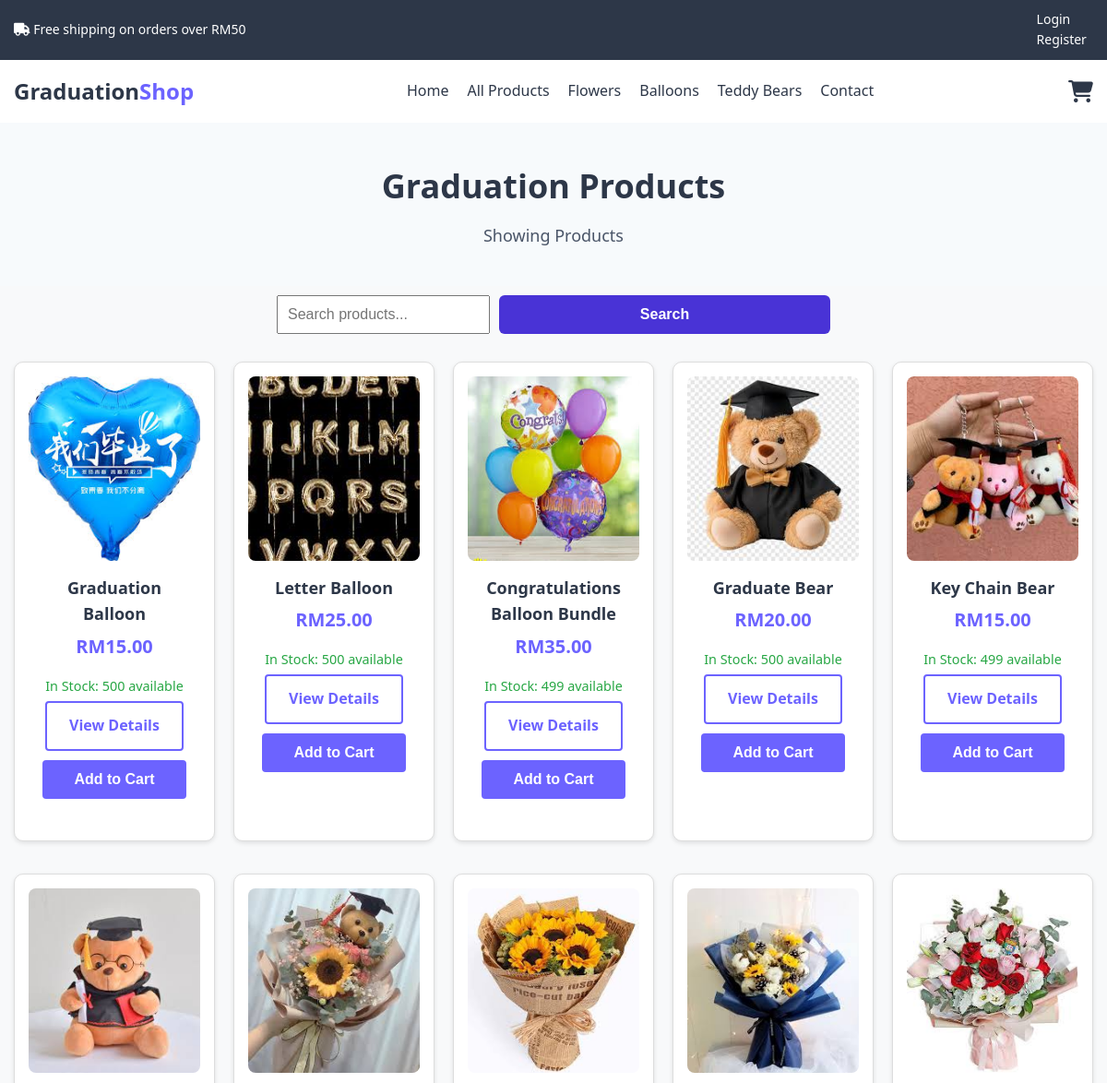
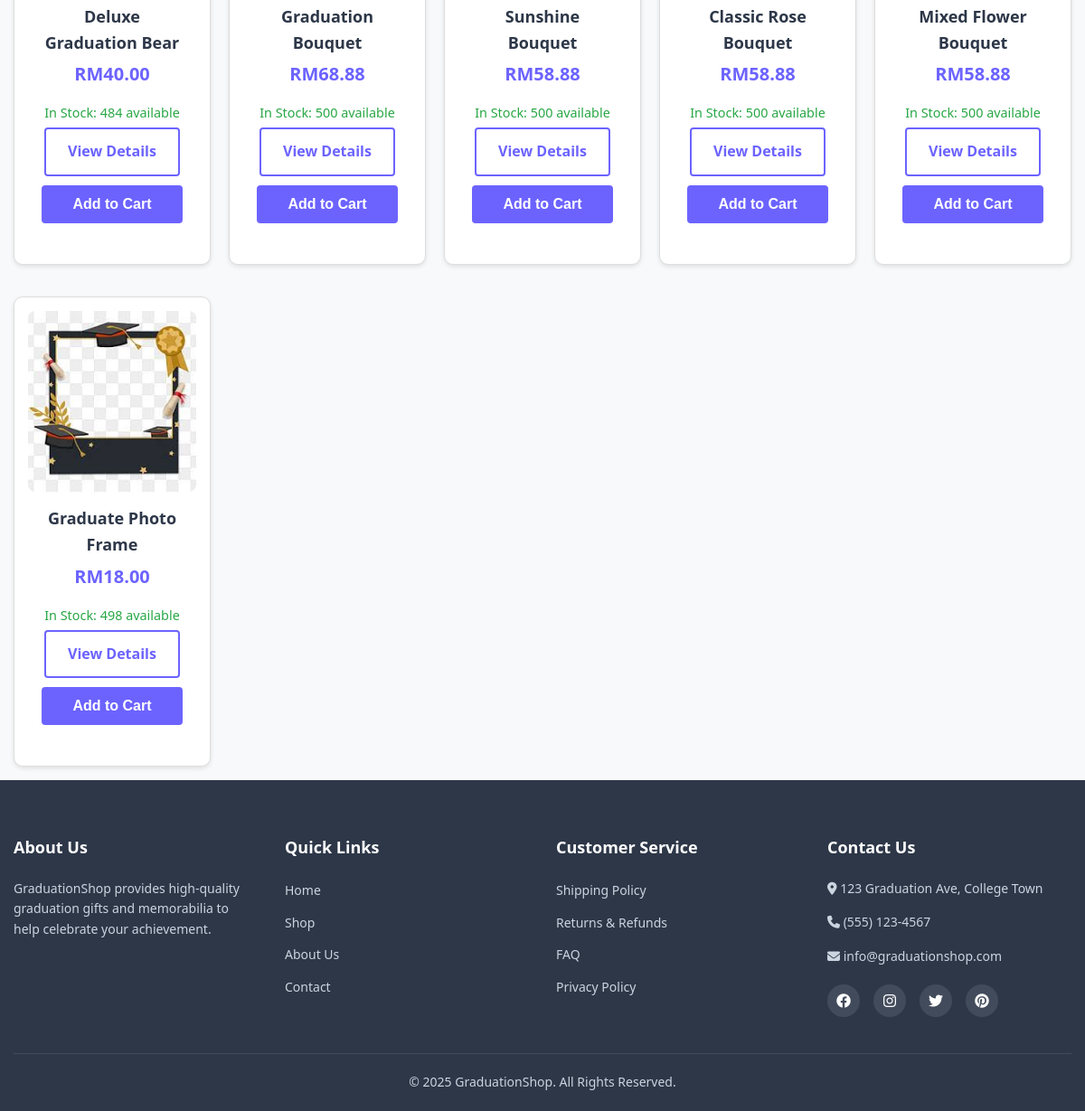
The app's page /Flower2/products.php with its own data (2 pictures, top to bottom).
### tables this page shows
CREATE TABLE `product` (
  `productid` int(11) NOT NULL,
  `productname` varchar(200) NOT NULL,
  `description` text DEFAULT NULL,
  `price` decimal(10,2) NOT NULL,
  `imagepath` varchar(100) NOT NULL,
  `category` varchar(50) NOT NULL,
  `stock_quantity` int(11) NOT NULL DEFAULT 100
);

### Flower2/products.php (the view, shortened to what this page needs)
<?php
include("includes/header.php");
include("includes/db_connect.php");
$category_filter = '';
$search_query = '';
$search_sql_filter = '';
$items_per_page = 12;
$page = isset($_GET['page']) ? (int)$_GET['page'] : 1;
$offset = ($page - 1) * $items_per_page;
$sql = "SELECT * FROM product $category_filter $search_sql_filter LIMIT $items_per_page OFFSET $offset";
$result = mysqli_query($conn, $sql);
?>
<div class="page-header">
<link rel="stylesheet" href="css/product.css">
    <div class="container">
        <h1>Graduation Products</h1>
        <p>Showing Products</p>
    </div>
</div>
<div class="search-bar-wrapper text-center mb-4">
    <form action="products.php" method="get" class="search-form">
        <input type="text" name="search" placeholder="Search products..." value="<?php echo htmlspecialchars($search_query); ?>" class="search-input">
        <button type="submit" class="btn btn-primary">Search</button>
    </form>
</div>
<div class="products-section">
    <div class="container">
        <div class="products-grid">
            <?php
            if ($result->num_rows > 0) {
                while ($row = $result->fetch_assoc()) {
                    echo '<div class="product-card">';
                    echo '<img src="' . $row["imagepath"] . '" alt="' . htmlspecialchars($row["productname"]) . '">';
                    echo '<h3>' . htmlspecialchars($row["productname"]) . '</h3>';
                    echo '<p class="price">RM' . number_format($row["price"], 2) . '</p>';
                    if ($row["stock_quantity"] > 10) {
                        echo '<p class="stock-info in-stock">In Stock: ' . $row["stock_quantity"] . ' available</p>';
                    } elseif ($row["stock_quantity"] > 0) {
                        echo '<p class="stock-info low-stock">Low Stock: Only ' . $row["stock_quantity"] . ' left</p>';
                    } else {
                        echo '<p class="stock-info out-of-stock">Out of Stock</p>';
                    }
                    echo '<a href="product_details.php?id=' . $row["productid"] . '" class="btn-secondary">View Details</a>';
                    echo '<form class="add-to-cart-form" data-product-id="' . $row["productid"] . '">';
                    if ($row["stock_quantity"] > 0) {
                        echo '<button type="submit" class="btn-primary">Add to Cart</button>';
                    } else {
                        echo '<button type="button" class="btn-primary btn-disabled" disabled>Out of Stock</button>';
                    }
                    echo '</form>';
                    echo '</div>';
                }
            } else {
                echo "<p class='no-products'>No products found</p>";
            }
            ?>
        </div>
    </div>
</div>
<?php
include("includes/footer.php");
?>

### Flower2/includes/header.php (shortened to what this page needs)
<?php
include("includes/db_connect.php");
?>
<!DOCTYPE html>
<html lang="en">
<head>
    <link rel="stylesheet" href="css/styles.css">
    <link rel="stylesheet" href="css/mobile.css">
    <link rel="stylesheet" href="https://cdnjs.cloudflare.com/ajax/libs/font-awesome/6.2.0/css/all.min.css">
</head>
<body>
    <header>
        <?php if(isset($_SESSION['admin_id'])): ?>
<div class="admin-navbar">
    <div class="admin-logo">
        <h2>Admin Panel</h2>
    </div>
    <nav class="admin-nav">
        <ul>
        <li<?php echo (basename($_SERVER['PHP_SELF']) == 'admin.php') ? ' class="active"' : ''; ?>><a href="admin.php"><i class="fas fa-box"></i> Dashboard</a></li>
        <li<?php echo (basename($_SERVER['PHP_SELF']) == 'admin_products.php') ? ' class="active"' : ''; ?>><a href="admin_products.php"><i class="fas fa-box"></i> Products</a></li>
            <li<?php echo (basename($_SERVER['PHP_SELF']) == 'admin_orders.php') ? ' class="active"' : ''; ?>><a href="admin_orders.php"><i class="fas fa-shopping-bag"></i> Orders</a></li>
            <li<?php echo (basename($_SERVER['PHP_SELF']) == 'admin_customers.php') ? ' class="active"' : ''; ?>><a href="admin_customers.php"><i class="fas fa-users"></i> Customers</a></li>
            <li<?php echo (basename($_SERVER['PHP_SELF']) == 'admin_chat.php') ? ' class="active"' : ''; ?>><a href="admin_chat.php"><i class="fas fa-comments"></i> Chat Support
                <?php
                if(isset($conn)) {
                    $unread_query = "SELECT COUNT(*) as count FROM chat_messages cm JOIN chat_sessions cs ON cm.session_id = cs.session_id WHERE cs.status = 'active' AND cm.sender_type = 'user' AND cm.is_read = 0";
                    $unread_result = $conn->query($unread_query);
                    $unread_count = $unread_result->fetch_assoc()['count'];
                    if($unread_count > 0): ?>
                        <span class="badge badge-danger"><?php echo $unread_count; ?></span>
                    <?php endif;
                }
                ?>
            </a></li>
            <li><a href="admin_logout.php"><i class="fas fa-sign-out-alt"></i> Logout</a></li>
        </ul>
    </nav>
    <div class="admin-user">
        <span>Welcome, Admin</span>
        <a href="admin_logout.php" class="btn-outline-small">Logout</a>
    </div>
</div>
        <?php else: ?>
        <div class="top-bar">
            <div class="container">
                <p><i class="fas fa-truck"></i> Free shipping on orders over RM50</p>
                <div class="top-bar-links">
                <ul>
                <?php if(!empty($_SESSION['first_name'])): ?>
                    <li><a href="myAccount.php">My Account</a></li>
                    <li><a href="logout.php">Logout</a></li>
                <?php else: ?>
                    <li><a href="login.php">Login</a></li>
                    <li><a href="register.php">Register</a></li>
                <?php endif; ?>
                </ul>
            </div>
            </div>
        </div>
        <nav class="main-nav">
            <div class="container">
                <a href="index.php" class="logo">Graduation<span>Shop</span></a>
                <ul class="nav-links">
                    <li><a href="index.php">Home</a></li>
                    <li><a href="products.php">All Products</a></li>
                    <li><a href="products.php?category=flowers">Flowers</a></li>
                    <li><a href="products.php?category=balloons">Balloons</a></li>
                    <li><a href="products.php?category=bears">Teddy Bears</a></li>
                    <li><a href="contact.php">Contact</a></li>
                </ul>
                <div class="nav-icons">
                    <a href="cart.php" class="cart-icon">
                        <i class="fas fa-shopping-cart"></i>
                    </a>
                </div>
            </div>
        </nav>
        <?php endif; ?>
    </header>
    <main>
    <?php if(!isset($_SESSION['admin_id'])): ?>
    <div class="main-content">
    <?php endif; ?>

### Flower2/includes/footer.php (shortened to what this page needs)
<?php if(!isset($_SESSION['admin_id'])): ?>
        </div>
    </main>
    <footer>
        <div class="container">
            <div class="footer-columns">
                <div class="footer-column">
                    <h3>About Us</h3>
                    <p>GraduationShop provides high-quality graduation gifts and memorabilia to help celebrate your achievement.</p>
                </div>
                <div class="footer-column">
                    <h3>Quick Links</h3>
                    <ul>
                        <li><a href="index.php">Home</a></li>
                        <li><a href="products.php">Shop</a></li>
                        <li><a href="index.php">About Us</a></li>
                        <li><a href="contact.php">Contact</a></li>
                    </ul>
                </div>
                <div class="footer-column">
                    <h3>Customer Service</h3>
                    <ul>
                        <li><a href="shipping.php">Shipping Policy</a></li>
                        <li><a href="returns.php">Returns & Refunds</a></li>
                        <li><a href="faq.php">FAQ</a></li>
                        <li><a href="privacy.php">Privacy Policy</a></li>
                    </ul>
                </div>
                <div class="footer-column">
                    <h3>Contact Us</h3>
                    <p><i class="fas fa-map-marker-alt"></i> 123 Graduation Ave, College Town</p>
                    <p><i class="fas fa-phone"></i> (555) 123-4567</p>
                    <p><i class="fas fa-envelope"></i> info@graduationshop.com</p>
                    <div class="social-icons">
                        <a href="#"><i class="fab fa-facebook"></i></a>
                        <a href="#"><i class="fab fa-instagram"></i></a>
                        <a href="#"><i class="fab fa-twitter"></i></a>
                        <a href="#"><i class="fab fa-pinterest"></i></a>
                    </div>
                </div>
            </div>
            <div class="footer-bottom">
                <p>&copy; <?php echo date("Y"); ?> GraduationShop. All Rights Reserved.</p>
            </div>
        </div>
    </footer>
<?php endif; ?>
</body>
</html>

### Flower2/css/styles.css (style rules this page uses)
:root { --primary-color: #6C63FF; --secondary-color: #FF6584; --dark-color: #2D3748; --light-color: #F7FAFC; --success-color: #48BB78; --error-color: #F56565; --text-color: #4A5568; --border-color: #E2E8F0; --grad-gold: #D4AF37; --grad-silver: #C0C0C0; }
* { margin: 0; padding: 0; box-sizing: border-box; }
body { font-family: 'Segoe UI', Tahoma, Geneva, Verdana, sans-serif; line-height: 1.6; color: var(--text-color); background-color: #F8F9FA; }
.container { width: 100%; max-width: 1200px; margin: 0 auto; padding: 0 15px; }
a { text-decoration: none; color: var(--primary-color); transition: color 0.3s; }
img { max-width: 100%; height: auto; }
ul { list-style: none; }
button { cursor: pointer; }
.btn-primary, .btn-secondary { display: inline-block; padding: 12px 24px; border-radius: 4px; font-weight: 600; text-align: center; transition: all 0.3s; border: none; font-size: 16px; }
.btn-primary { background-color: var(--primary-color); color: white; }
.btn-secondary { background-color: white; color: var(--primary-color); border: 2px solid var(--primary-color); }
header { background-color: white; box-shadow: 0 2px 5px rgba(0,0,0,0.1); }
.top-bar { background-color: var(--dark-color); color: white; padding: 10px 0; font-size: 14px; }
.top-bar .container { display: flex; justify-content: space-between; align-items: center; }
.top-bar-links a { color: white; margin-left: 850px; }
.main-nav { padding: 15px 0; }
.main-nav .container { display: flex; justify-content: space-between; align-items: center; }
.logo { font-size: 24px; font-weight: 700; color: var(--dark-color); }
.logo span { color: var(--primary-color); }
.nav-links { display: flex; }
.nav-links li { margin-left: 20px; }
.nav-links a { color: var(--dark-color); font-weight: 500; }
.cart-icon { position: relative; font-size: 24px; color: var(--dark-color); }
.product-card { background-color: white; border-radius: 8px; overflow: hidden; box-shadow: 0 2px 10px rgba(0, 0, 0, 0.1); transition: transform 0.3s; display: flex; flex-direction: column; align-items: center; padding-bottom: 15px; }
.product-card img { width: 100%; height: 200px; object-fit: cover; }
.product-card h3 { padding: 15px 15px 5px; font-size: 18px; color: var(--dark-color); }
.product-card .price { padding: 0 15px 10px; font-size: 20px; font-weight: 600; color: var(--primary-color); }
.product-card .btn-secondary { margin: 0 auto 10px; }
.product-card form { width: 100%; padding: 0 15px; }
.product-card .btn-primary { width: 100%; }
footer { background-color: var(--dark-color); color: white; padding-top: 60px; }
.footer-columns { display: grid; grid-template-columns: repeat(auto-fit, minmax(200px, 1fr)); gap: 30px; margin-bottom: 40px; }
.footer-column h3 { font-size: 18px; margin-bottom: 20px; color: white; }
.footer-column p { margin-bottom: 15px; font-size: 14px; color: #CBD5E0; }
.footer-column ul li { margin-bottom: 10px; }
.footer-column ul li a { color: #CBD5E0; font-size: 14px; transition: color 0.3s; }
.social-icons { display: flex; gap: 15px; margin-top: 20px; }
.social-icons a { background-color: rgba(255,255,255,0.1); color: white; width: 36px; height: 36px; border-radius: 50%; display: flex; align-items: center; justify-content: center; transition: background-color 0.3s; }
.footer-bottom { border-top: 1px solid rgba(255,255,255,0.1); padding: 20px 0; text-align: center; font-size: 14px; color: #CBD5E0; }
.page-header { padding: 40px 0; background-color: var(--light-color); text-align: center; margin-bottom: 40px; }
.page-header h1 { font-size: 36px; color: var(--dark-color); margin-bottom: 10px; }
.page-header p { font-size: 18px; color: var(--text-color); }
.add-to-cart-form { margin-bottom: 30px; }
.btn { padding: 10px 20px; background-color: #4933d6; color: white; border: none; border-radius: 8px; cursor: pointer; width: 100%; }

### Flower2/products.php (style rules this page uses)
.stock-info { margin: 5px 0; font-size: 0.9em; color: #666; }
.in-stock { color: #28a745; }
.product-card { position: relative; overflow: hidden; }

### records on screen
product: imagepath (picture), productname "Graduation Balloon", price "15.00", stock_quantity "500", shows "Add to Cart"
product: imagepath (picture), productname "Letter Balloon", price "25.00", stock_quantity "500", shows "Add to Cart"
product: imagepath (picture), productname "Congratulations Balloon Bundle", price "35.00", stock_quantity "499", shows "Add to Cart"
product: imagepath (picture), productname "Graduate Bear", price "20.00", stock_quantity "500", shows "Add to Cart"
product: imagepath (picture), productname "Key Chain Bear", price "15.00", stock_quantity "499", shows "Add to Cart"
product: imagepath (picture), productname "Deluxe Graduation Bear", price "40.00", stock_quantity "484", shows "Add to Cart"
product: imagepath (picture), productname "Graduation Bouquet", price "68.88", stock_quantity "500", shows "Add to Cart"
product: imagepath (picture), productname "Sunshine Bouquet", price "58.88", stock_quantity "500", shows "Add to Cart"
product: imagepath (picture), productname "Classic Rose Bouquet", price "58.88", stock_quantity "500", shows "Add to Cart"
product: imagepath (picture), productname "Mixed Flower Bouquet", price "58.88", stock_quantity "500", shows "Add to Cart"
product: imagepath (picture), productname "Graduate Photo Frame", price "18.00", stock_quantity "498", shows "Add to Cart"
